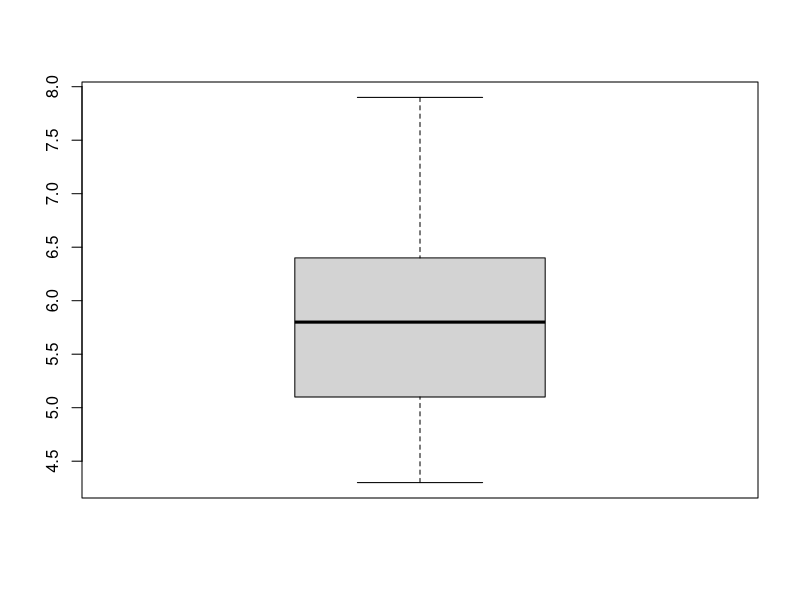
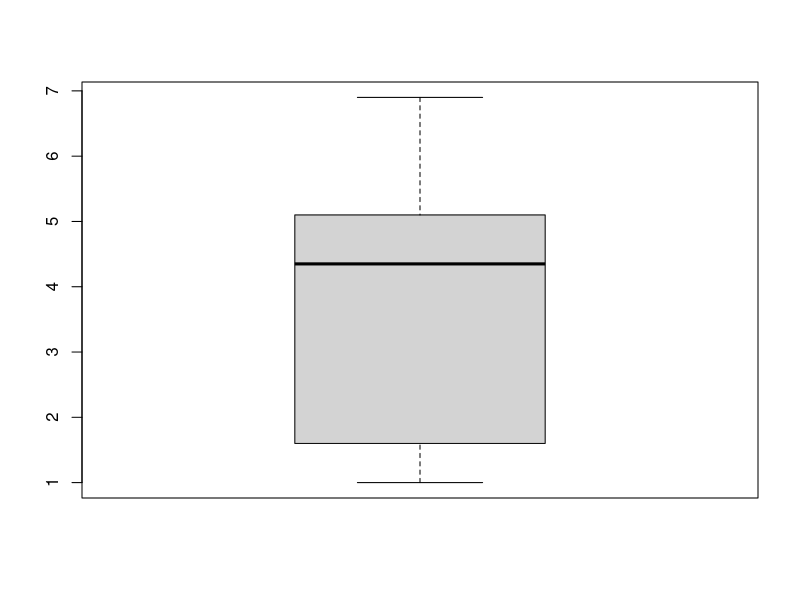
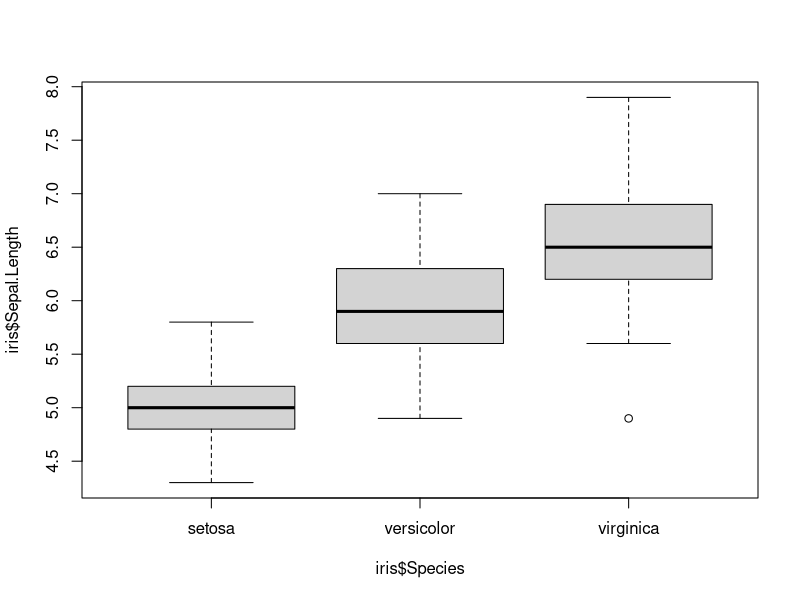
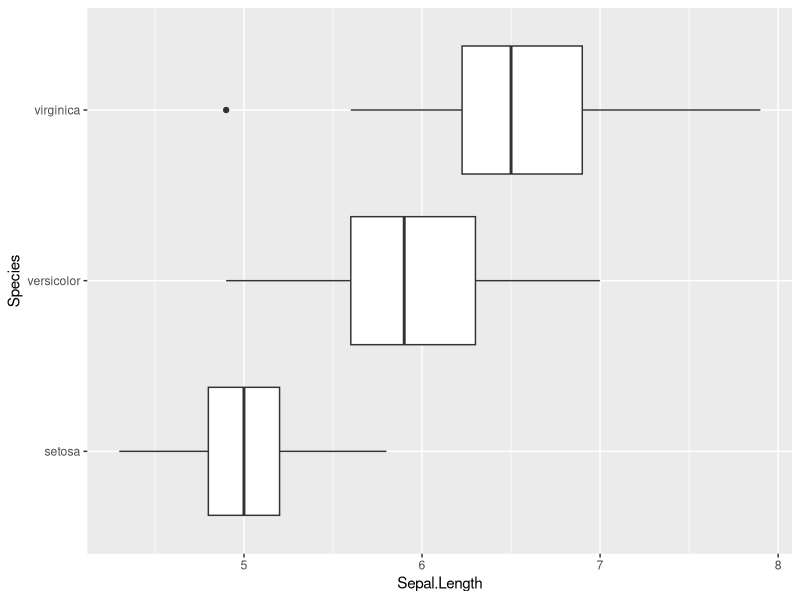

The R source for these figures, in order:
## ---- chunk 1
colnames(iris)
## ---- chunk 2
summary(iris)
## ---- chunk 3
dim(iris)
nrow(iris)
ncol(iris)
## ---- chunk 4
length(iris$Sepal.Length)
## ---- chunk 5
table(iris$Species)
## ---- chunk 6
table(iris$Sepal.Length)
## ---- chunk 7
mean(iris$Sepal.Length)
## ---- chunk 8
median(iris$Sepal.Length)
## ---- chunk 9
summary(iris$Sepal.Length)
## ---- chunk 10
min(iris$Sepal.Length)
max(iris$Sepal.Length)
## ---- chunk 11
quantile(iris$Sepal.Length)
## ---- chunk 12
sort(iris$Sepal.Length)
## ---- chunk 13
cut(iris$Sepal.Length, 4, include.lowest = TRUE)
## ---- chunk 14
cut(iris$Sepal.Length, quantile(iris$Sepal.Length), include.lowest = TRUE)
## ---- chunk 15
table(cut(iris$Sepal.Length, quantile(iris$Sepal.Length), include.lowest = TRUE))
## ---- chunk 16
boxplot(iris$Sepal.Length, outline = FALSE)
## ---- chunk 17
summary(iris$Sepal.Length)
## ---- chunk 18
boxplot(iris$Petal.Length)
## ---- chunk 19
boxplot(iris$Sepal.Length~iris$Species)
## ---- chunk 20
library(ggplot2)
## ---- chunk 21
ggplot(data = iris, aes(x = Sepal.Length, y = Species)) + geom_boxplot()
